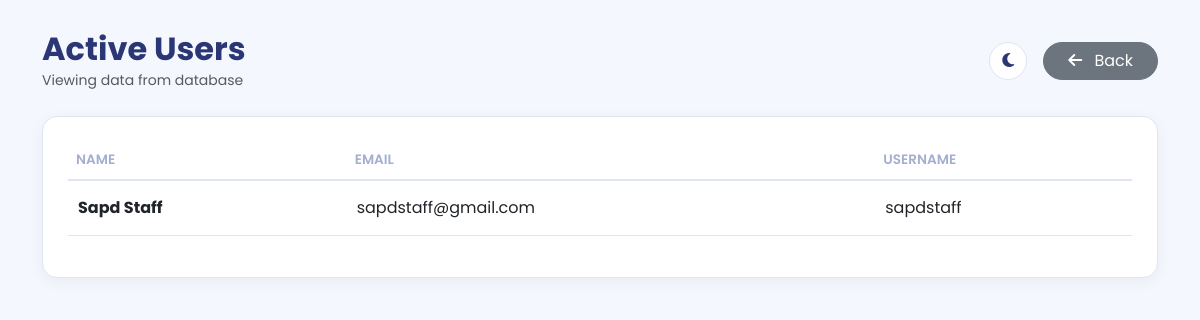
The page /view_details.php (signed in) on the database its author committed.
### tables this page shows
CREATE TABLE `users` (
  `id` int(11) NOT NULL,
  `name` varchar(255) NOT NULL,
  `email` varchar(255) NOT NULL,
  `username` varchar(255) NOT NULL,
  `password` varchar(255) NOT NULL,
  `role` varchar(50) DEFAULT 'user',
  `status` varchar(20) DEFAULT 'pending',
  `verification_code` int(6) DEFAULT 0,
  `created_at` timestamp NOT NULL DEFAULT current_timestamp()
);

### view_details.php (the view, shortened to what this page needs)
<?php
include "db_conn.php";
$view = isset($_GET['view']) ? $_GET['view'] : 'users';
$title = "Details";
$result = null;
if ($view == 'users') {
    $title = "Active Users";
    $result = $conn->query("SELECT name, email, username FROM users WHERE status='active' AND role='user'");
} elseif ($view == 'all_permits') {
    $title = "All Issued Permits";
    $result = $conn->query("SELECT * FROM permits");
} elseif ($view == 'letter' || $view == 'division' || $view == 'incident' || $view == 'vaping' || $view == 'parking') {
    $title = ucfirst($view) . " Submissions";
    $result = $conn->query("SELECT f.id, u.name, f.status FROM form_submissions f LEFT JOIN users u ON f.user_id = u.id WHERE f.form_type='$view'");
} elseif ($view == 'EMPLOYEES' || $view == 'STUDENT LICENSE' || $view == 'STUDENT NON-PRO') {
    $title = "$view Permits";
    $result = $conn->query("SELECT * FROM permits WHERE type='$view'");
}
?>
<!DOCTYPE html>
<html lang="en" data-bs-theme="light">
<head>
    <link href="https://cdn.jsdelivr.net/npm/bootstrap@5.3.0/dist/css/bootstrap.min.css" rel="stylesheet">
    <link rel="stylesheet" href="https://cdnjs.cloudflare.com/ajax/libs/font-awesome/6.4.0/css/all.min.css">
</head>
<body>
    <div class="container">
        <div class="d-flex justify-content-between align-items-center mb-4">
            <div>
                <h2 class="fw-bold m-0"><?php echo $title; ?></h2>
                <small class="text-muted">Viewing data from database</small>
            </div>
            <div class="d-flex gap-3">
                <button class="btn btn-theme rounded-circle" id="themeToggle">
                    <i class="fas fa-moon"></i>
                </button>
                <a href="dashboard.php" class="btn btn-secondary rounded-pill px-4">
                    <i class="fas fa-arrow-left me-2"></i> Back
                </a>
            </div>
        </div>
        <div class="details-card">
            <div class="table-responsive">
                <table class="table table-hover">
                    <thead>
                        <tr>
                            <?php if ($view == 'users'): ?>
                                <th>Name</th>
                                <th>Email</th>
                                <th>Username</th>
                            <?php elseif (strpos($view, 'ermit') !== false || $view == 'all_permits' || $view == 'EMPLOYEES' || $view == 'STUDENT LICENSE' || $view == 'STUDENT NON-PRO'): ?>
                                <th>Permit #</th>
                                <th>Name</th>
                                <th>Type</th>
                            <?php else: ?>
                                <th>ID</th>
                                <th>User Name</th>
                                <th>Status</th>
                            <?php endif; ?>
                        </tr>
                    </thead>
                    <tbody>
                        <?php if ($result && $result->num_rows > 0): ?>
                            <?php while ($row = $result->fetch_assoc()): ?>
                                <tr>
                                    <?php if ($view == 'users'): ?>
                                        <td class="fw-bold"><?php echo htmlspecialchars($row['name']); ?></td>
                                        <td><?php echo htmlspecialchars($row['email']); ?></td>
                                        <td><?php echo htmlspecialchars($row['username']); ?></td>
                                    <?php endif; ?>
                                </tr>
                            <?php endwhile; ?>
                        <?php endif; ?>
                    </tbody>
                </table>
            </div>
        </div>
    </div>
</body>
</html>

### view_details.php (style rules this page uses)
:root { --bg-body: #f4f7fe; --bg-card: #ffffff; --text-main: #2b3674; --text-muted: #a3aed0; --border-color: #e0e5f2; }
body { background-color: var(--bg-body); color: var(--text-main); font-family: 'Poppins', sans-serif; transition: 0.3s; padding: 30px; }
.details-card { background: var(--bg-card); border: 1px solid var(--border-color); border-radius: 15px; box-shadow: 0 4px 15px rgba(0, 0, 0, 0.05); padding: 25px; }
.table { --bs-table-bg: transparent; color: var(--text-main); }
.table thead th { border-bottom: 2px solid var(--border-color); color: var(--text-muted); font-weight: 600; text-transform: uppercase; font-size: 0.85rem; }
.table tbody td { border-bottom: 1px solid var(--border-color); padding: 15px 10px; vertical-align: middle; }
.btn-theme { background: var(--bg-card); border: 1px solid var(--border-color); color: var(--text-main); }

### rows shown on the page
users: name "Sapd Staff", email "sapdstaff@gmail.com", username "sapdstaff"

### other values the page prints
$title "Active Users"
